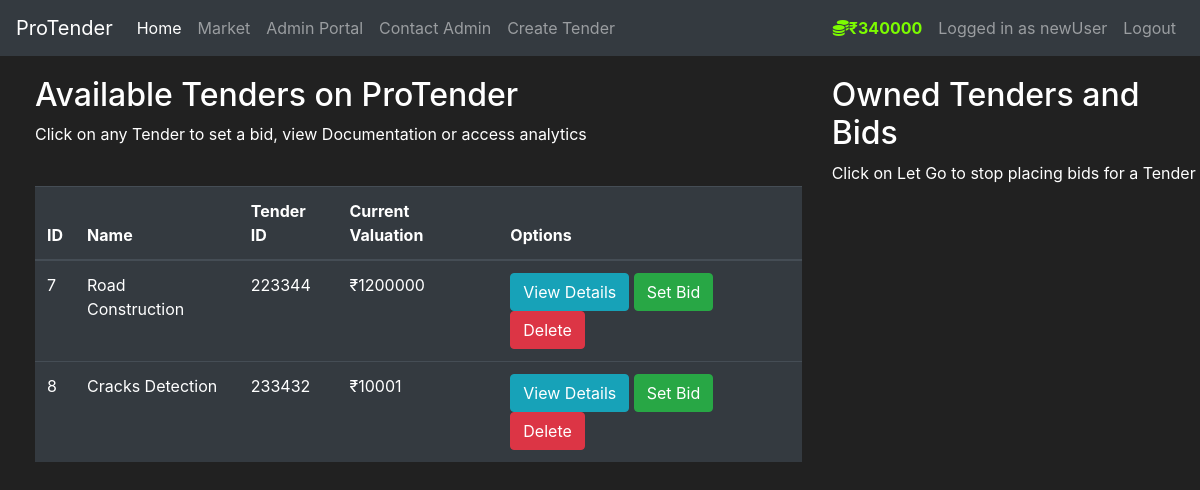
The page /market/ (signed in) on the database its author committed.
### tms/models.py (models this page shows, shortened)
class User(db.Model,UserMixin):
    id = db.Column(db.Integer(), primary_key=True)
    username = db.Column(db.String(length=30), nullable=False, unique=True)
    email_address = db.Column(db.String(length=50), nullable=False, unique=True)
    password_hash = db.Column(db.String(length=60), nullable=False)
    budget = db.Column(db.Integer(), nullable=False, default=1000000)
    owned_items = db.relationship('Item', backref='owned_user', lazy=True)
    bids = db.relationship('Bid', backref='bidder', lazy=True)
    @property
    def password(self):
        return self.password

class Item(db.Model):
    id=db.Column(db.Integer(),primary_key=True)
    name=db.Column(db.String(length=60),nullable=False,unique=True)
    price=db.Column(db.Integer(),nullable=False)
    tid=db.Column(db.String(length=12),nullable=False,unique=True)
    desc=db.Column(db.String(length=2000),nullable=False,unique=True)
    owner=db.Column(db.Integer(),db.ForeignKey('user.id'))
    bids = db.relationship('Bid', backref='tender', lazy=True)
    closing_date = db.Column(db.DateTime)

### tms/routes.py (the view, shortened to what this page needs)
@app.route('/market/', methods=['GET', 'POST'])
@login_required
def market_page():
    bid_form = SetBidForm()
    sell_form = SellTenderForm()
    if request.method=='GET':
        items = Item.query.all()
        owned_items=Item.query.filter_by(owner=current_user.id)
    return render_template('market.html', bid_form=bid_form, sell_form=sell_form, items=items)

### tms/models.py (called while the page is built)
@login_manager.user_loader
def load_user(user_id):
    return User.query.get(int(user_id))

### tms/templates/market.html (shortened to what this page needs)
{% extends 'base.html' %} {% block title %} Market Page {% endblock %} {%block
navlink%}
<li class="nav-item">
  <a
    class="nav-link"
    data-toggle="modal"
    style="cursor: pointer"
    data-target="#Modal-TenderCreate"
    >Create Tender</a
  >
</li>
{%endblock%} {% block content %}
<div class="row" style="margin-top: 20px; margin-left: 20px">
  <div class="col-8">
    <h2>Available Tenders on ProTender</h2>
    <p>
      Click on any Tender to set a bid, view Documentation or access analytics
    </p>
    <br />
    <table class="table table-hover table-dark">
      <thead>
        <tr>
          <th scope="col">ID</th>
          <th scope="col">Name</th>
          <th scope="col">Tender ID</th>
          <th scope="col">Current Valuation</th>
          <th scope="col">Options</th>
        </tr>
      </thead>
      <tbody>
        {% for item in items %} {% include 'components/items_modals.html' %}
        <tr>
          <td>{{ item.id }}</td>
          <td>{{ item.name }}</td>
          <td>{{ item.tid }}</td>
          <td>₹{{ item.price }}</td>
          <td>
            <button
              class="btn btn-outline btn-info"
              data-toggle="modal"
              data-target="#Modal-MoreInfo-{{item.id}}"
            >
              View Details
            </button>
            <button
              class="btn btn-outline btn-success"
              data-toggle="modal"
              data-target="#Modal-PurchaseConfirm-{{item.id}}"
            >
              Set Bid
            </button>
            <button
              class="btn btn-outline btn-danger"
              onclick="deleteTender('{{item.id}}')"
            >
              Delete
            </button>
          </td>
        </tr>
        {% endfor %}
      </tbody>
    </table>
  </div>
  <div class="col-4">
    <h2>Owned Tenders and Bids</h2>
    <p>Click on Let Go to stop placing bids for a Tender</p>
    <br />
  </div>
</div>
{% endblock %}

### tms/templates/base.html (shortened to what this page needs)
<!DOCTYPE html>
<html lang="en">
  <head>
    <link
      rel="stylesheet"
      href="https://cdn.jsdelivr.net/npm/bootstrap@4.5.3/dist/css/bootstrap.min.css"
    />
  </head>
  <body>
    <nav class="navbar navbar-expand-md navbar-dark bg-dark">
      <a class="navbar-brand" href="#">ProTender</a>
      <div class="collapse navbar-collapse" id="navbarNav">
        <ul class="navbar-nav mr-auto">
          <li class="nav-item active">
            <a class="nav-link" href="{{ url_for('home_page') }}"
              >Home <span class="sr-only">(current)</span></a
            >
          </li>
          <li class="nav-item">
            <a class="nav-link" href="{{ url_for('market_page') }}">Market</a>
          </li>
          <li class="nav-item">
            <a class="nav-link" href="admin/admin-login">Admin Portal</a>
          </li>
          <li class="nav-item">
            <a class="nav-link" href="{{ url_for('contact_page') }}">Contact Admin</a>
          </li>
          {%block navlink%}{%endblock%}
        </ul>
        {% if current_user.is_authenticated %}
        <ul class="navbar-nav">
          <li class="nav-item">
            <a class="nav-link" style="color: lawngreen; font-weight: bold">
              <i class="fas fa-coins"></i>₹{{ current_user.budget }}
            </a>
          </li>
          <li class="nav-item">
            <a class="nav-link">Logged in as {{ current_user.username }}</a>
          </li>
          <li class="nav-item">
            <a class="nav-link" href="{{ url_for('logout_page') }}">Logout</a>
          </li>
        </ul>
        {% endif %}
      </div>
    </nav>
    {% block content %} {% endblock %}
  </body>
</html>

### tms/templates/base.html (style rules this page uses)
body { background-color: #212121; color: white; }

### rows shown on the page
User: budget "340000", username "newUser"
Item: id "7", name "Road Construction", tid "223344", price "1200000"
Item: id "8", name "Cracks Detection", tid "233432", price "10001"
